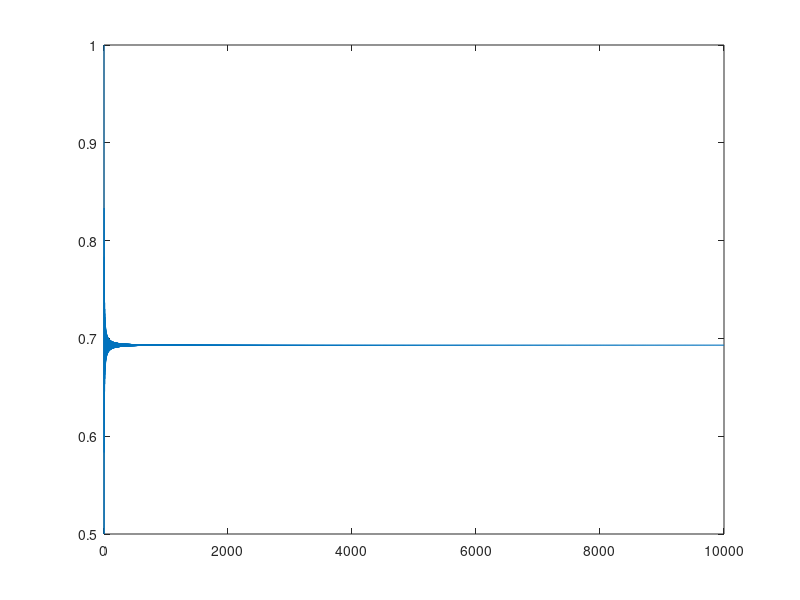

The MATLAB script that drew this image:
s1=0;
n=0;
a=1;
y=ones(1,10000);
x=0:9999;
while a>0.0001
    n=n+1;
    a=1/n;
    s1=s1+((-1)^(n-1))*a;
    y(n)=s1;
end
disp(s1)
plot(x,y)